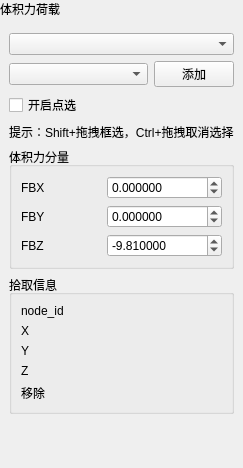
<?xml version='1.0' encoding='utf-8'?>
<ui version="4.0">
 <class>BodyForcePage</class>
 <widget class="QWidget" name="BodyForcePage">
  <property name="geometry">
   <rect>
    <x>0</x>
    <y>0</y>
    <width>220</width>
    <height>468</height>
   </rect>
  </property>
  <property name="windowTitle">
   <string>体积力荷载</string>
  </property>
  <layout class="QVBoxLayout" name="verticalLayout">
   <property name="leftMargin">
    <number>0</number>
   </property>
   <property name="topMargin">
    <number>0</number>
   </property>
   <property name="rightMargin">
    <number>0</number>
   </property>
   <property name="bottomMargin">
    <number>0</number>
   </property>
   <item>
    <widget class="QLabel" name="pageHeaderLabel">
     <property name="sizePolicy">
      <sizepolicy hsizetype="Preferred" vsizetype="Fixed">
       <horstretch>0</horstretch>
       <verstretch>0</verstretch>
      </sizepolicy>
     </property>
     <property name="text">
      <string>体积力荷载</string>
     </property>
    </widget>
   </item>
   <item>
    <widget class="QWidget" name="contentWidget" native="true">
     <layout class="QVBoxLayout" name="contentLayout">
      <item>
       <widget class="CustomComboBox" name="comboBoxDim">
        <property name="minimumSize">
         <size>
          <width>10</width>
          <height>0</height>
         </size>
        </property>
       </widget>
      </item>
      <item>
       <layout class="QHBoxLayout" name="horizontalLayoutGroupSelect">
        <item>
         <widget class="CustomComboBox" name="comboBoxGroup">
          <property name="minimumSize">
           <size>
            <width>10</width>
            <height>0</height>
           </size>
          </property>
         </widget>
        </item>
        <item>
         <widget class="QPushButton" name="btnBatchAdd">
          <property name="sizePolicy">
           <sizepolicy hsizetype="Fixed" vsizetype="Fixed">
            <horstretch>0</horstretch>
            <verstretch>0</verstretch>
           </sizepolicy>
          </property>
          <property name="text">
           <string>添加</string>
          </property>
         </widget>
        </item>
       </layout>
      </item>
      <item>
       <widget class="QCheckBox" name="pickEnableCheckBox">
        <property name="text">
         <string>开启点选</string>
        </property>
       </widget>
      </item>
      <item>
       <widget class="QLabel" name="boxSelectHintLabel">
        <property name="text">
         <string>提示：Shift+拖拽框选，Ctrl+拖拽取消选择</string>
        </property>
        <property name="wordWrap">
         <bool>false</bool>
        </property>
       </widget>
      </item>
      <item>
       <widget class="QGroupBox" name="groupBox">
        <property name="title">
         <string>体积力分量</string>
        </property>
        <layout class="QGridLayout" name="gridLayout">
         <item row="0" column="1">
          <widget class="QDoubleSpinBox" name="spinFbx">
           <property name="decimals">
            <number>6</number>
           </property>
           <property name="minimum">
            <double>-1000000000000.000000000000000</double>
           </property>
           <property name="maximum">
            <double>1000000000000.000000000000000</double>
           </property>
           <property name="minimumSize">
            <size>
             <width>10</width>
             <height>0</height>
            </size>
           </property>
          </widget>
         </item>
         <item row="2" column="1">
          <widget class="QDoubleSpinBox" name="spinFbz">
           <property name="decimals">
            <number>6</number>
           </property>
           <property name="minimum">
            <double>-1000000000000.000000000000000</double>
           </property>
           <property name="maximum">
            <double>1000000000000.000000000000000</double>
           </property>
           <property name="value">
            <double>-9.810000000000000</double>
           </property>
           <property name="minimumSize">
            <size>
             <width>10</width>
             <height>0</height>
            </size>
           </property>
          </widget>
         </item>
         <item row="1" column="0">
          <widget class="QLabel" name="labelFby">
           <property name="text">
            <string>FBY</string>
           </property>
          </widget>
         </item>
         <item row="1" column="1">
          <widget class="QDoubleSpinBox" name="spinFby">
           <property name="decimals">
            <number>6</number>
           </property>
           <property name="minimum">
            <double>-1000000000000.000000000000000</double>
           </property>
           <property name="maximum">
            <double>1000000000000.000000000000000</double>
           </property>
           <property name="minimumSize">
            <size>
             <width>10</width>
             <height>0</height>
            </size>
           </property>
          </widget>
         </item>
         <item row="0" column="0">
          <widget class="QLabel" name="labelFbx">
           <property name="text">
            <string>FBX</string>
           </property>
          </widget>
         </item>
         <item row="2" column="0">
          <widget class="QLabel" name="labelFbz">
           <property name="text">
            <string>FBZ</string>
           </property>
          </widget>
         </item>
        </layout>
       </widget>
      </item>
      <item>
       <widget class="QGroupBox" name="groupBoxPick">
        <property name="title">
         <string>拾取信息</string>
        </property>
        <layout class="QGridLayout" name="gridLayoutPick">
         <item row="0" column="0">
          <widget class="QLabel" name="labelNodeId">
           <property name="text">
            <string>node_id</string>
           </property>
          </widget>
         </item>
         <item row="0" column="1">
          <widget class="QLabel" name="labelNodeIdValue">
           <property name="text">
            <string />
           </property>
          </widget>
         </item>
         <item row="1" column="0">
          <widget class="QLabel" name="labelX">
           <property name="text">
            <string>X</string>
           </property>
          </widget>
         </item>
         <item row="1" column="1">
          <widget class="QLabel" name="labelXValue">
           <property name="text">
            <string />
           </property>
          </widget>
         </item>
         <item row="2" column="0">
          <widget class="QLabel" name="labelY">
           <property name="text">
            <string>Y</string>
           </property>
          </widget>
         </item>
         <item row="2" column="1">
          <widget class="QLabel" name="labelYValue">
           <property name="text">
            <string />
           </property>
          </widget>
         </item>
         <item row="3" column="0">
          <widget class="QLabel" name="labelZ">
           <property name="text">
            <string>Z</string>
           </property>
          </widget>
         </item>
         <item row="3" column="1">
          <widget class="QLabel" name="labelZValue">
           <property name="text">
            <string />
           </property>
          </widget>
         </item>
         <item row="4" column="0">
          <widget class="QLabel" name="labelPrevOwner">
           <property name="text">
            <string>移除</string>
           </property>
          </widget>
         </item>
         <item row="4" column="1">
          <widget class="QLabel" name="labelPrevOwnerValue">
           <property name="text">
            <string />
           </property>
          </widget>
         </item>
        </layout>
       </widget>
      </item>
      <property name="leftMargin">
       <number>9</number>
      </property>
      <property name="topMargin">
       <number>9</number>
      </property>
      <property name="rightMargin">
       <number>9</number>
      </property>
      <property name="bottomMargin">
       <number>9</number>
      </property>
      <property name="spacing">
       <number>6</number>
      </property>
     </layout>
    </widget>
   </item>
   <item>
    <spacer name="verticalSpacer">
     <property name="orientation">
      <enum>Qt::Vertical</enum>
     </property>
     <property name="sizeHint" stdset="0">
      <size>
       <width>20</width>
       <height>40</height>
      </size>
     </property>
    </spacer>
   </item>
  </layout>
 </widget>
 <customwidgets>
  <customwidget>
   <class>CustomComboBox</class>
   <extends>QComboBox</extends>
   <header>CustomComboBox.h</header>
  </customwidget>
 </customwidgets>
 <resources />
 <connections />
</ui>
